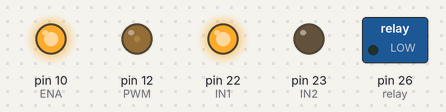
This sketch was run on a simulated Arduino Mega 2560, built with avr-gcc and run on an emulated ATmega2560. Parts: switched loads named in the sketch (green lamp = pin HIGH), output pins drawn as LEDs (lit = HIGH).

Above: at 0.05 s.
At 2.0 s:
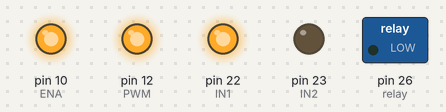
Timing chart, 0 to 3.0 s (numbered marks = the images above):
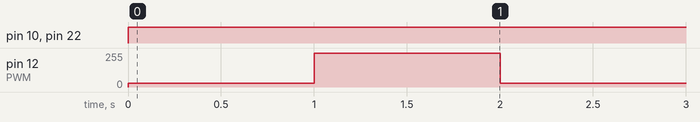

The sketch:

BluelinePWM_CW.ino
```cpp
int ENA = 10;
int IN1 = 22;
int IN2 = 23;
int PWM = 12;
int relay = 26;
int FG = 8;
/*
  relay 시계방향 : LOW, 반시계방향 : HIGH

  digitalWrite(IN1, HIGH);
  digitalWrite(IN2, LOW);   >>> ON

  digitalWrite(IN1, LOW);
  digitalWrite(IN2, HIGH);   >>> OFF
*/

void setup() {
  pinMode(ENA, OUTPUT);
  pinMode(IN1, OUTPUT);
  pinMode(IN2, OUTPUT);
  pinMode(PWM, OUTPUT);
  pinMode(relay, OUTPUT);
}

void loop() {
  analogWrite(ENA, 255);
  digitalWrite(IN1, HIGH);
  digitalWrite(IN2, LOW);
  digitalWrite(relay, LOW);
  analogWrite(PWM, 30);

  delay(1000);  //시계방향회전 30PWM 인가

  analogWrite(PWM, 255);
  delay(1000);  //시계방향회전 255PWM 인가
}
```

Measured:
- by itself, pin 10 (ENA), pin 22 (IN1): LOW → HIGH at 0.00 s
- by itself, pin 12 (PWM): alternates 255/255 for 1.0 s and 30/255 for 1.0 s
